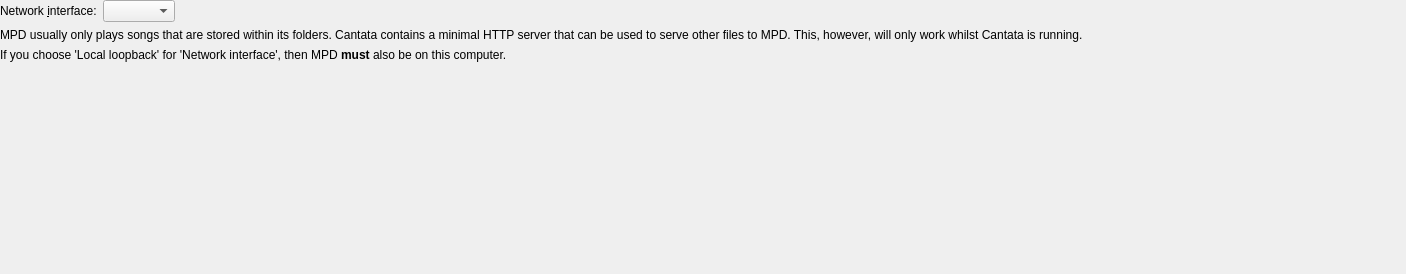
<?xml version="1.0" encoding="UTF-8"?>
<ui version="4.0">
 <class>HttpServerSettings</class>
 <widget class="QWidget" name="HttpServerSettings">
  <property name="geometry">
   <rect>
    <x>0</x>
    <y>0</y>
    <width>1406</width>
    <height>274</height>
   </rect>
  </property>
  <layout class="QFormLayout" name="formLayout">
   <property name="fieldGrowthPolicy">
    <enum>QFormLayout::ExpandingFieldsGrow</enum>
   </property>
   <property name="leftMargin">
    <number>0</number>
   </property>
   <property name="topMargin">
    <number>0</number>
   </property>
   <property name="rightMargin">
    <number>0</number>
   </property>
   <property name="bottomMargin">
    <number>0</number>
   </property>
   <item row="0" column="0">
    <widget class="BuddyLabel" name="label_5">
     <property name="text">
      <string>Network &amp;interface:</string>
     </property>
     <property name="buddy">
      <cstring>httpInterface</cstring>
     </property>
    </widget>
   </item>
   <item row="0" column="1">
    <widget class="QComboBox" name="httpInterface"/>
   </item>
   <item row="1" column="0" colspan="2">
    <widget class="NoteLabel" name="label_4">
     <property name="text">
      <string>MPD usually only plays songs that are stored within its folders. Cantata contains a minimal HTTP server that can be used to serve other files to MPD. This, however, will only work whilst Cantata is running.</string>
     </property>
    </widget>
   </item>
   <item row="2" column="0" colspan="2">
    <widget class="NoteLabel" name="label_4b">
     <property name="text">
      <string>If you choose 'Local loopback' for 'Network interface', then MPD &lt;b&gt;must&lt;/b&gt; also be on this computer.</string>
     </property>
    </widget>
   </item>
   <item row="3" column="0" colspan="2">
    <spacer name="expandingSpacer">
     <property name="orientation">
      <enum>Qt::Vertical</enum>
     </property>
     <property name="sizeHint" stdset="0">
      <size>
       <width>20</width>
       <height>0</height>
      </size>
     </property>
    </spacer>
   </item>
  </layout>
 </widget>
 <customwidgets>
  <customwidget>
   <class>BuddyLabel</class>
   <extends>QLabel</extends>
   <header>support/buddylabel.h</header>
  </customwidget>
  <customwidget>
   <class>NoteLabel</class>
   <extends>QLabel</extends>
   <header>widgets/notelabel.h</header>
  </customwidget>
 </customwidgets>
 <resources/>
 <connections/>
</ui>
